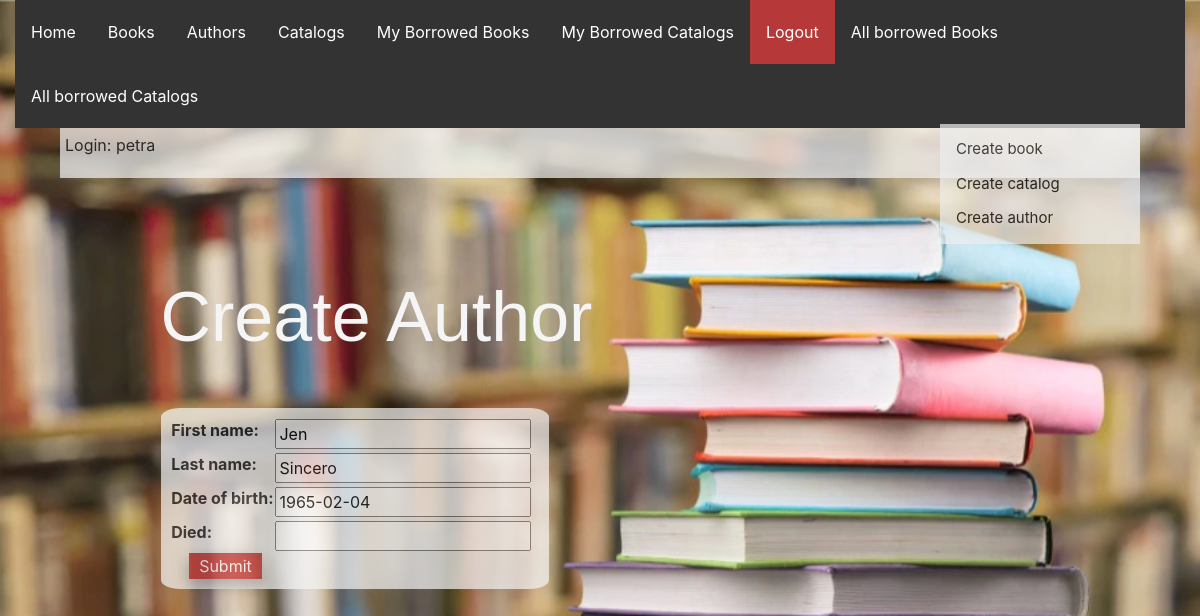
The page /library/author/1/update/ (signed in) on the database its author committed.
### library_app/models.py (models this page shows, shortened)
class Author(models.Model):
    first_name = models.CharField(max_length=100)
    last_name = models.CharField(max_length=100)
    date_of_birth = models.DateField(null=True, blank=True)
    date_of_death = models.DateField('died', null=True, blank=True)
    class Meta:
        ordering = ['last_name', 'first_name']

### library_app/views.py (the view)
# urls.py: path('author/<int:pk>/update/', views.AuthorUpdate.as_view(), name='author_update'),
class AuthorUpdate(PermissionRequiredMixin, UpdateView):
    model = Author
    fields = ['first_name', 'last_name', 'date_of_birth', 'date_of_death']
    permission_required = 'library.can_mark_returned'

### library_app/templates/library_app/author_form.html (shortened to what this page needs)
{% extends "base.html" %}
{% block content %}
<h1>Create Author</h1>
<div class = "container">
<form action="" method="post">
    <table>
    {{ form.as_table }}
    </table>
    <input type="submit" value="Submit" />
</form>
</div>
{% endblock %}

### library_app/templates/base.html (shortened to what this page needs)
<!DOCTYPE html>
<html lang="en">
<head>
  <link rel="stylesheet" href="https://stackpath.bootstrapcdn.com/bootstrap/4.1.3/css/bootstrap.min.css">
  {% load static %}
  <link rel="stylesheet" href="{% static 'css/styles.css' %}">
</head>
<body>
  <div class="container-fluid">
    <div class="row">
      <div class="col-sm-12">
      {% block navbar %}
        <ul class="nav">
          <li><a href="{% url 'index' %}">Home</a></li>
          <li><a href="{% url 'books' %}">Books</a></li>
          <li><a href="{% url 'authors' %}">Authors</a></li>
          <li><a href="{% url 'catalogs' %}">Catalogs</a></li>
          {% if user.is_authenticated %}
     <li><a href="{% url 'my-borrowed-books'%}">My Borrowed Books</a></li>
     <li><a href="{% url 'my-borrowed-catalogs'%}">My Borrowed Catalogs</a></li>
     <div class = "logout">
     <li><a href="{% url 'logout'%}?next={{request.path}}">Logout</a></li>
     </div>
   {% else %}
   <div class = "login">
     <li><a href="{% url 'login'%}?next={{request.path}}">Login</a></li>
   </div>
   {% endif %}
   {% if user.is_staff %}
   {% if perms.library.can_mark_returned %}
   <li><a href="{% url 'all-borrowed-books' %}">All borrowed Books</a></li>
   <li><a href="{% url 'all-borrowed-catalogs' %}">All borrowed Catalogs</a></li>
   {% endif %}
   </ul>
    {% endif %}
     {% endblock %}
      </div>
    </div>
  </div>
<div class="container-2">
<p>Login: {{ user.get_username }}</p>
</div>
{% block sidenavr %}
<div class="sidenav">
  <a href="{% url 'book_create' %}">Create book</a>
  <a href="{% url 'catalog_create' %}">Create catalog</a>
  <a href="{% url 'author_create' %}">Create author</a>
</div>
 {% endblock %}
  <div class="col-sm-10 ">{% block content %}{% endblock %}
  </div>
</body>
</html>

### library_app/static/css/styles.css (style rules this page uses)
body { background: url(../images/background.png); background-size: cover; background-repeat: no-repeat; height: 300px; position: relative; }
ul { list-style-type: none; margin: 0; padding: 0; overflow: hidden; background-color: #333; }
li { float: right; }
li a { display: block; color: white; text-align: center; padding: 20px 16px; text-decoration: none; }
a { text-decoration: none; color: red; }
input[type=submit] { background-color: rgb(194, 52, 52); width: 20%; border: none; color: white; text-align: center; text-decoration: none; display: inline-block; font-size: 16px; margin-left: 5%; cursor: pointer; box-shadow: 0 8px 16px 0 rgba(0,0,0,0.2), 0 6px 20px 0 rgba(0,0,0,0.19); }
h1 { color: whitesmoke; margin-left: 15%; margin-top: 10%; font-family: 'Gill Sans', 'Gill Sans MT', Calibri, 'Trebuchet MS', sans-serif; font-size: 70px; }
.container { background-color: whitesmoke; border-radius: 5%; padding: 1%; opacity: 70%; width: 40%; margin-left: 15%; margin-top: 5%; }
.container-2 { background-color: whitesmoke; opacity: 70%; margin-left: 5%; width: 90%; padding: 5px; }
.sidenav { width: 200px; position: fixed; z-index: 1; top: 15.5%; right: 5%; background: #eee; opacity: 70%; overflow-x: hidden; padding: 8px 0; }
.sidenav a { padding: 6px 8px 6px 16px; text-decoration: none; font-size: 15px; color: black; display: block; }
.logout { background-color: rgb(182, 56, 56); }

### rows shown on the page
Author: first_name "Jen", last_name "Sincero", date_of_birth "1965-02-04"

### other values the page prints
{{ user.get_username }} "petra"
